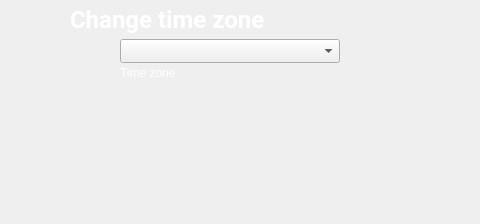
<?xml version="1.0" encoding="UTF-8"?>
<ui version="4.0">
 <class>Dialog</class>
 <widget class="QDialog" name="Dialog">
  <property name="geometry">
   <rect>
    <x>0</x>
    <y>0</y>
    <width>480</width>
    <height>224</height>
   </rect>
  </property>
  <property name="windowTitle">
   <string notr="true">Dialog</string>
  </property>
  <widget class="QWidget" name="widget" native="true">
   <property name="geometry">
    <rect>
     <x>0</x>
     <y>0</y>
     <width>480</width>
     <height>224</height>
    </rect>
   </property>
   <property name="styleSheet">
    <string notr="true">.QWidget{background-image: url(:/public/png/public/rectangle.png);border:0px;}</string>
   </property>
   <widget class="QLabel" name="title">
    <property name="geometry">
     <rect>
      <x>70</x>
      <y>2</y>
      <width>391</width>
      <height>34</height>
     </rect>
    </property>
    <property name="font">
     <font>
      <family>Roboto</family>
      <pointsize>18</pointsize>
      <weight>75</weight>
      <italic>false</italic>
      <bold>true</bold>
      <underline>false</underline>
      <strikeout>false</strikeout>
      <kerning>true</kerning>
     </font>
    </property>
    <property name="styleSheet">
     <string notr="true">.QLabel{background-color: transparent; border:0; color :white}</string>
    </property>
    <property name="text">
     <string>Change time zone</string>
    </property>
   </widget>
   <widget class="QLabel" name="time_zone_hint">
    <property name="geometry">
     <rect>
      <x>120</x>
      <y>65</y>
      <width>211</width>
      <height>16</height>
     </rect>
    </property>
    <property name="styleSheet">
     <string notr="true">.QLabel{background-color: transparent; border:0; color :white}</string>
    </property>
    <property name="text">
     <string>Time zone</string>
    </property>
   </widget>
   <widget class="QPushButton" name="back">
    <property name="geometry">
     <rect>
      <x>5</x>
      <y>8</y>
      <width>49</width>
      <height>24</height>
     </rect>
    </property>
    <property name="styleSheet">
     <string notr="true">.QPushButton{background-image: url(:/public/png/public/back.png); border:0;}</string>
    </property>
    <property name="text">
     <string/>
    </property>
   </widget>
   <widget class="QComboBox" name="time_zone_list">
    <property name="geometry">
     <rect>
      <x>120</x>
      <y>39</y>
      <width>220</width>
      <height>24</height>
     </rect>
    </property>
    <property name="maximumSize">
     <size>
      <width>16777215</width>
      <height>24</height>
     </size>
    </property>
    <property name="font">
     <font>
      <family>Roboto</family>
      <pointsize>9</pointsize>
      <weight>75</weight>
      <bold>true</bold>
     </font>
    </property>
    <property name="styleSheet">
     <string notr="true"/>
    </property>
    <property name="editable">
     <bool>false</bool>
    </property>
    <property name="currentText">
     <string notr="true"/>
    </property>
    <property name="maxVisibleItems">
     <number>8</number>
    </property>
    <property name="insertPolicy">
     <enum>QComboBox::InsertAlphabetically</enum>
    </property>
   </widget>
  </widget>
 </widget>
 <resources>
  <include location="../../title.qrc"/>
 </resources>
 <connections/>
</ui>
